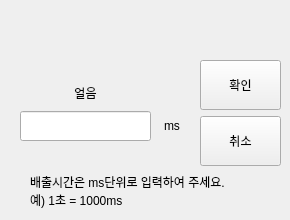
      <widget class="QWidget" name="ICE_2">
       <widget class="QWidget" name="layoutWidget_5">
        <property name="geometry">
         <rect>
          <x>200</x>
          <y>60</y>
          <width>81</width>
          <height>108</height>
         </rect>
        </property>
        <layout class="QVBoxLayout" name="verticalLayout_7">
         <item>
          <widget class="QPushButton" name="BTN_ICE_OK_2">
           <property name="minimumSize">
            <size>
             <width>50</width>
             <height>50</height>
            </size>
           </property>
           <property name="text">
            <string>확인</string>
           </property>
          </widget>
         </item>
         <item>
          <widget class="QPushButton" name="BTN_ICE_CANCEL_2">
           <property name="minimumSize">
            <size>
             <width>50</width>
             <height>50</height>
            </size>
           </property>
           <property name="text">
            <string>취소</string>
           </property>
          </widget>
         </item>
        </layout>
       </widget>
       <widget class="QWidget" name="layoutWidget_6">
        <property name="geometry">
         <rect>
          <x>20</x>
          <y>80</y>
          <width>167</width>
          <height>61</height>
         </rect>
        </property>
        <layout class="QGridLayout" name="gridLayout_3">
         <item row="0" column="0">
          <widget class="QLabel" name="label_9">
           <property name="text">
            <string>얼음</string>
           </property>
           <property name="alignment">
            <set>Qt::AlignCenter</set>
           </property>
          </widget>
         </item>
         <item row="1" column="0">
          <widget class="QLineEdit" name="LE_ICE_2">
           <property name="minimumSize">
            <size>
             <width>0</width>
             <height>30</height>
            </size>
           </property>
           <property name="alignment">
            <set>Qt::AlignCenter</set>
           </property>
          </widget>
         </item>
         <item row="1" column="1">
          <widget class="QLabel" name="label_12">
           <property name="minimumSize">
            <size>
             <width>30</width>
             <height>0</height>
            </size>
           </property>
           <property name="text">
            <string>ms</string>
           </property>
           <property name="alignment">
            <set>Qt::AlignCenter</set>
           </property>
          </widget>
         </item>
        </layout>
       </widget>
       <widget class="QLabel" name="label_10">
        <property name="geometry">
         <rect>
          <x>30</x>
          <y>170</y>
          <width>241</width>
          <height>41</height>
         </rect>
        </property>
        <property name="text">
         <string>배출시간은 ms단위로 입력하여 주세요.
예) 1초 = 1000ms</string>
        </property>
       </widget>
      </widget>
